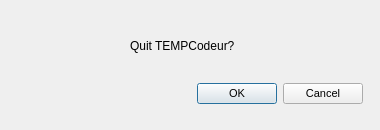
<?xml version="1.0" encoding="UTF-8"?>
<ui version="4.0">
 <class>quit</class>
 <widget class="QDialog" name="quit">
  <property name="geometry">
   <rect>
    <x>0</x>
    <y>0</y>
    <width>380</width>
    <height>130</height>
   </rect>
  </property>
  <property name="font">
   <font>
    <family>MS Shell Dlg 2</family>
    <pointsize>8</pointsize>
   </font>
  </property>
  <property name="windowTitle">
   <string>Dialog</string>
  </property>
  <widget class="QDialogButtonBox" name="buttonBox">
   <property name="geometry">
    <rect>
     <x>170</x>
     <y>80</y>
     <width>193</width>
     <height>28</height>
    </rect>
   </property>
   <property name="font">
    <font>
     <family>MS Shell Dlg 2</family>
     <pointsize>8</pointsize>
    </font>
   </property>
   <property name="orientation">
    <enum>Qt::Horizontal</enum>
   </property>
   <property name="standardButtons">
    <set>QDialogButtonBox::Cancel|QDialogButtonBox::Ok</set>
   </property>
  </widget>
  <widget class="QLabel" name="quit_label">
   <property name="geometry">
    <rect>
     <x>130</x>
     <y>30</y>
     <width>221</width>
     <height>31</height>
    </rect>
   </property>
   <property name="font">
    <font>
     <family>Segoe UI</family>
     <pointsize>9</pointsize>
    </font>
   </property>
   <property name="text">
    <string>Quit TEMPCodeur?</string>
   </property>
  </widget>
  <widget class="QLabel" name="quit_icon">
   <property name="geometry">
    <rect>
     <x>20</x>
     <y>0</y>
     <width>91</width>
     <height>131</height>
    </rect>
   </property>
   <property name="styleSheet">
    <string notr="true">image: url(:/icons/dialog_close.ico);</string>
   </property>
   <property name="text">
    <string/>
   </property>
  </widget>
 </widget>
 <resources>
  <include location="icons/resource.qrc"/>
 </resources>
 <connections>
  <connection>
   <sender>buttonBox</sender>
   <signal>accepted()</signal>
   <receiver>quit</receiver>
   <slot>accept()</slot>
   <hints>
    <hint type="sourcelabel">
     <x>248</x>
     <y>254</y>
    </hint>
    <hint type="destinationlabel">
     <x>157</x>
     <y>274</y>
    </hint>
   </hints>
  </connection>
  <connection>
   <sender>buttonBox</sender>
   <signal>rejected()</signal>
   <receiver>quit</receiver>
   <slot>reject()</slot>
   <hints>
    <hint type="sourcelabel">
     <x>316</x>
     <y>260</y>
    </hint>
    <hint type="destinationlabel">
     <x>286</x>
     <y>274</y>
    </hint>
   </hints>
  </connection>
 </connections>
</ui>
